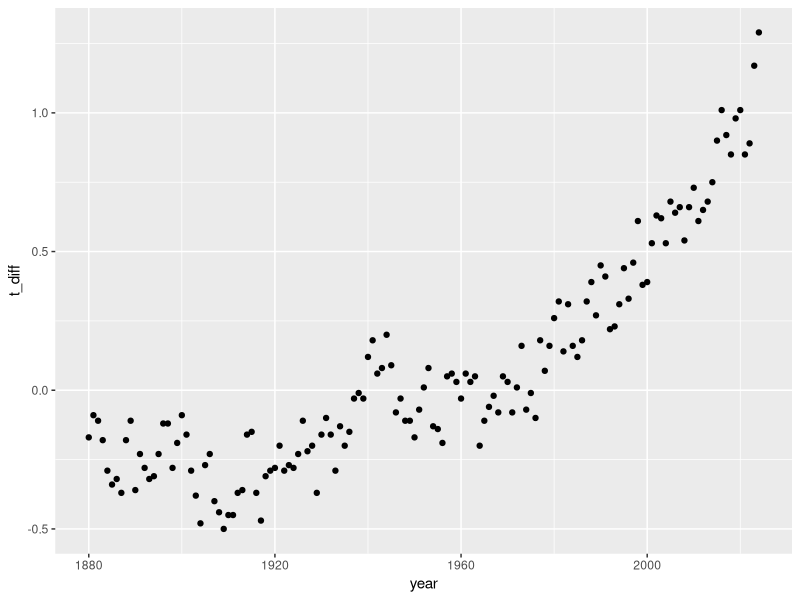
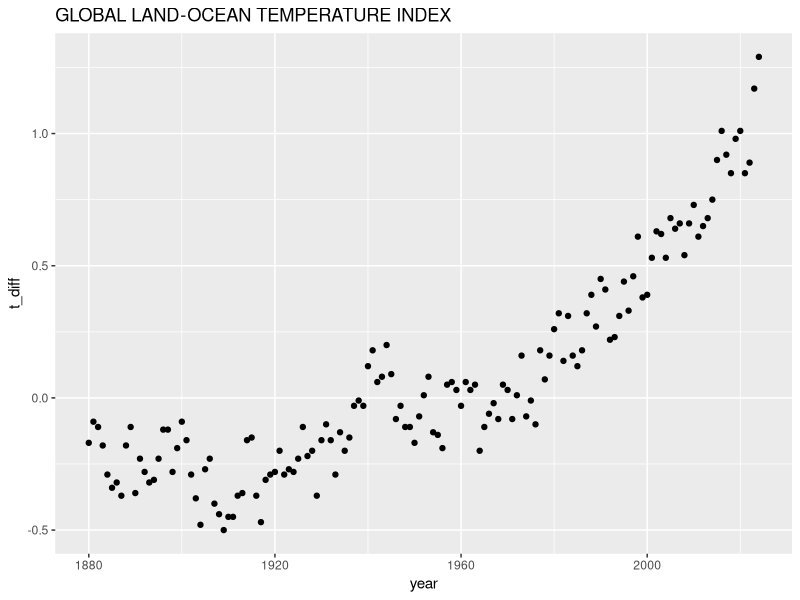
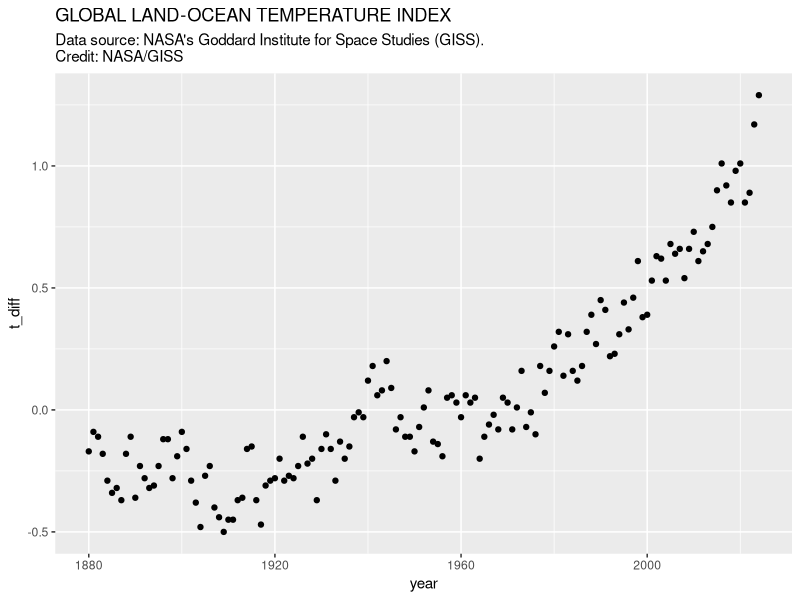
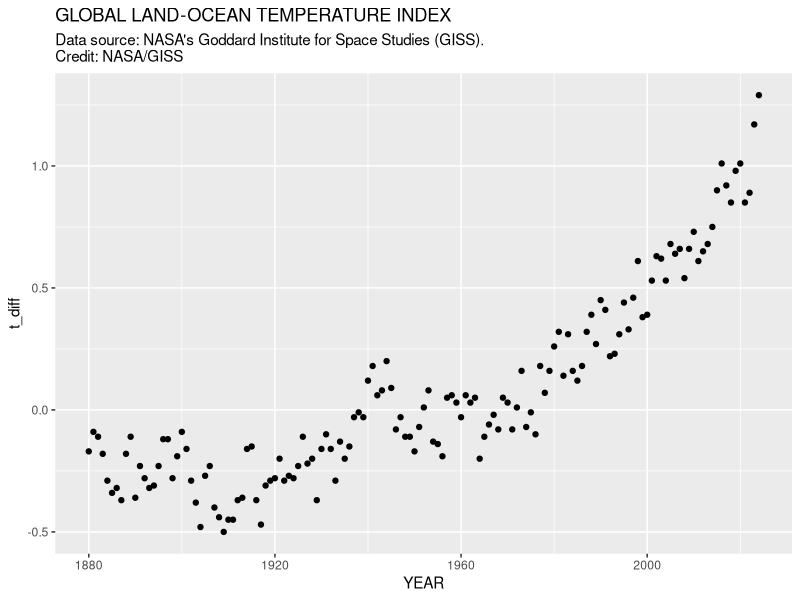
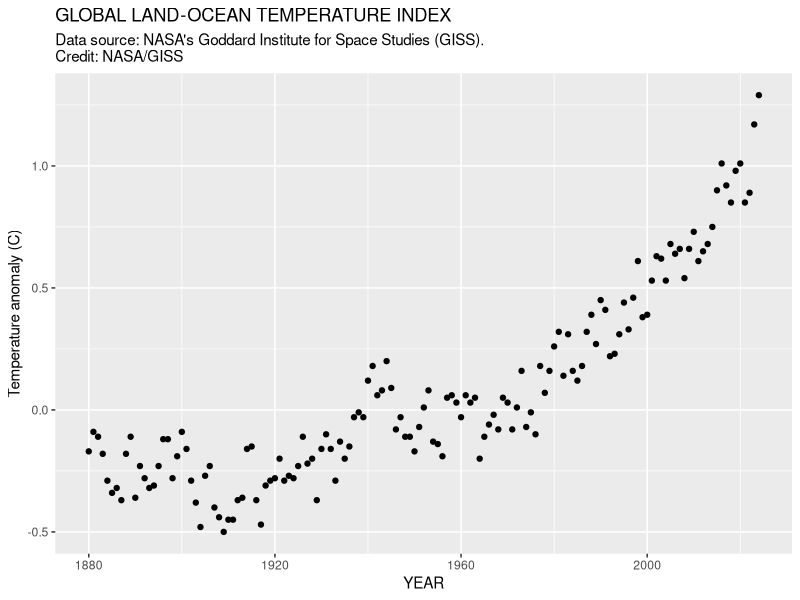
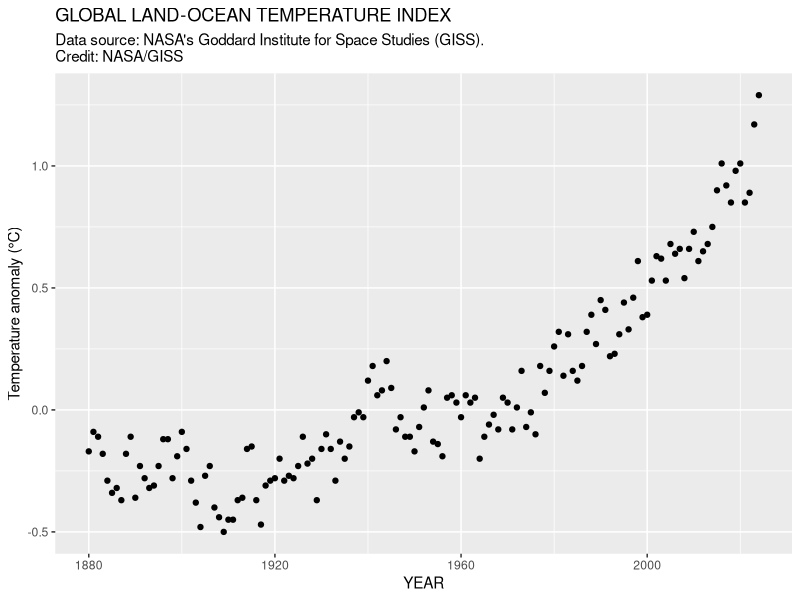
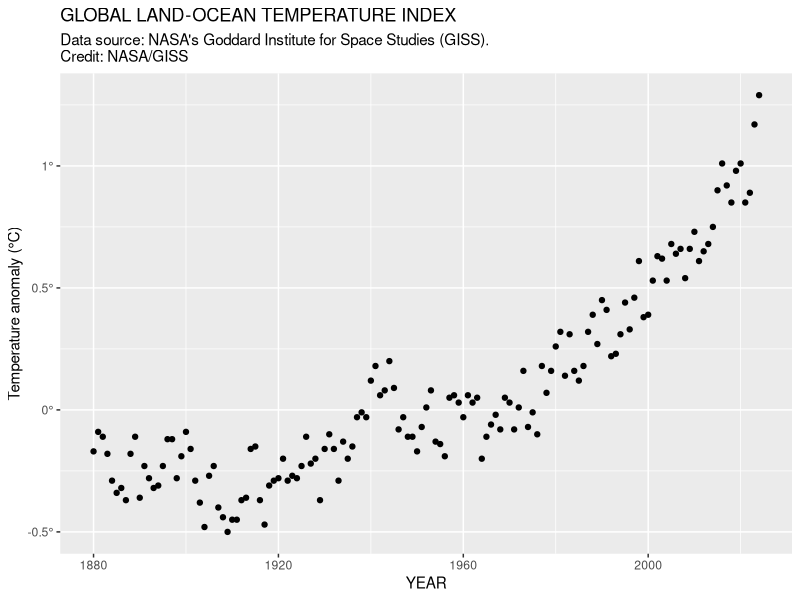
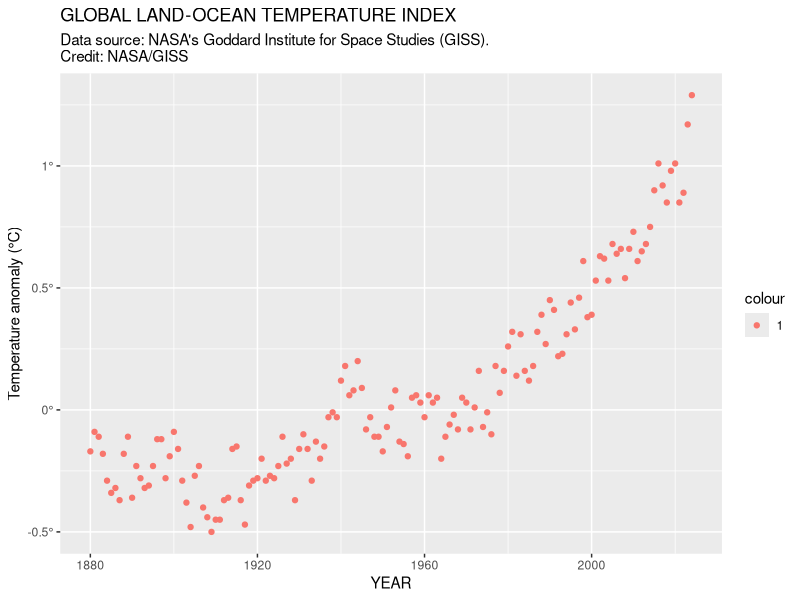

These charts were generated, in order, by the following R code:
## ---- chunk 1
library(tidyverse)
temperature_data <- read_csv("data/GLB.Ts+dSST.csv", skip=1, na = "***") %>%
  select(year = Year, t_diff = `J-D`) %>%
  drop_na()
## ---- chunk 2
ggplot(temperature_data, aes(x=year, y=t_diff)) +
    geom_point()
## ---- chunk 3
ggplot(temperature_data, aes(x=year, y=t_diff)) +
    geom_point() +
  labs(
    title = "GLOBAL LAND-OCEAN TEMPERATURE INDEX"
  )
## ---- chunk 4
ggplot(temperature_data, aes(x=year, y=t_diff)) +
    geom_point() +
  labs(
    title = "GLOBAL LAND-OCEAN TEMPERATURE INDEX",
    subtitle = "Data source: NASA's Goddard Institute for Space Studies (GISS).\nCredit: NASA/GISS"
  )
## ---- chunk 5
ggplot(temperature_data, aes(x=year, y=t_diff)) +
    geom_point() +
  labs(
    x = "YEAR",
    title = "GLOBAL LAND-OCEAN TEMPERATURE INDEX",
    subtitle = "Data source: NASA's Goddard Institute for Space Studies (GISS).\nCredit: NASA/GISS"
  )
## ---- chunk 6
ggplot(temperature_data, aes(x=year, y=t_diff)) +
    geom_point() +
  labs(
    x = "YEAR",
    y = "Temperature anomaly (C)",
    title = "GLOBAL LAND-OCEAN TEMPERATURE INDEX",
    subtitle = "Data source: NASA's Goddard Institute for Space Studies (GISS).\nCredit: NASA/GISS"
  )
## ---- chunk 7
ggplot(temperature_data, aes(x=year, y=t_diff)) +
    geom_point() +
  labs(
    x = "YEAR",
    y = "Temperature anomaly (\u00B0C)",
    title = "GLOBAL LAND-OCEAN TEMPERATURE INDEX",
    subtitle = "Data source: NASA's Goddard Institute for Space Studies (GISS).\nCredit: NASA/GISS"
  )
## ---- chunk 8
ggplot(temperature_data, aes(x=year, y=t_diff)) +
    geom_point() +
  labs(
    x = "YEAR",
    y = "Temperature anomaly (\u00B0C)",
    title = "GLOBAL LAND-OCEAN TEMPERATURE INDEX",
    subtitle = "Data source: NASA's Goddard Institute for Space Studies (GISS).\nCredit: NASA/GISS"
  ) +
    scale_y_continuous(labels = ~ paste0(.x, "°"))
## ---- chunk 9
ggplot(temperature_data, aes(x=year, y=t_diff)) +
    geom_point(fill="white", aes(color = "1")) +
  labs(
    x = "YEAR",
    y = "Temperature anomaly (\u00B0C)",
    title = "GLOBAL LAND-OCEAN TEMPERATURE INDEX",
    subtitle = "Data source: NASA's Goddard Institute for Space Studies (GISS).\nCredit: NASA/GISS"
  ) +
    scale_y_continuous(labels = ~ paste0(.x, "°"))
## ---- chunk 10
ggplot(temperature_data, aes(x=year, y=t_diff)) +
    geom_point(fill="white", aes(color = "1"), shape=21) +
  labs(
    x = "YEAR",
    y = "Temperature anomaly (\u00B0C)",
    title = "GLOBAL LAND-OCEAN TEMPERATURE INDEX",
    subtitle = "Data source: NASA's Goddard Institute for Space Studies (GISS).\nCredit: NASA/GISS"
  ) +
    scale_y_continuous(labels = ~ paste0(.x, "°"))
## ---- chunk 11
ggplot(temperature_data, aes(x=year, y=t_diff)) +
  geom_point(fill="white", aes(color = "1"), shape=21) +
  labs(
    x = "YEAR",
    y = "Temperature anomaly (\u00B0C)",
    title = "GLOBAL LAND-OCEAN TEMPERATURE INDEX",
    subtitle = "Data source: NASA's Goddard Institute for Space Studies (GISS).\nCredit: NASA/GISS"
  ) +
  geom_smooth() +
  scale_y_continuous(labels = ~ paste0(.x, "°"))
## ---- chunk 12
ggplot(temperature_data, aes(x=year, y=t_diff)) +
  geom_point(fill="white", aes(color = "1"), shape=21) +
  labs(
    x = "YEAR",
    y = "Temperature anomaly (\u00B0C)",
    title = "GLOBAL LAND-OCEAN TEMPERATURE INDEX",
    subtitle = "Data source: NASA's Goddard Institute for Space Studies (GISS).\nCredit: NASA/GISS"
  ) +
  geom_smooth(se=FALSE) +
  scale_y_continuous(labels = ~ paste0(.x, "°"))
## ---- chunk 13
ggplot(temperature_data, aes(x=year, y=t_diff)) +
  geom_point(fill="white", aes(color = "1"), shape=21, show.legend = FALSE) +
  labs(
    x = "YEAR",
    y = "Temperature anomaly (\u00B0C)",
    title = "GLOBAL LAND-OCEAN TEMPERATURE INDEX",
    subtitle = "Data source: NASA's Goddard Institute for Space Studies (GISS).\nCredit: NASA/GISS"
  ) +
  geom_smooth(se=FALSE) +
  scale_y_continuous(labels = ~ paste0(.x, "°"))
## ---- chunk 14
ggplot(temperature_data, aes(x=year, y=t_diff)) +
  geom_point(fill="white", aes(color = "1"), shape=21, show.legend = FALSE) +
  labs(
    x = "YEAR",
    y = "Temperature anomaly (\u00B0C)",
    title = "GLOBAL LAND-OCEAN TEMPERATURE INDEX",
    subtitle = "Data source: NASA's Goddard Institute for Space Studies (GISS).\nCredit: NASA/GISS"
  ) +
  geom_smooth(se=FALSE) +
  scale_x_continuous(breaks=seq(1880, 2025, 20), expand=c(0,0)) +
  scale_y_continuous(labels = ~ paste0(.x, "°"))
## ---- chunk 15
ggplot(temperature_data, aes(x=year, y=t_diff)) +
  geom_point(fill="white", aes(color = "1"), shape=21, show.legend = FALSE) +
  labs(
    x = "YEAR",
    y = "Temperature anomaly (\u00B0C)",
    title = "GLOBAL LAND-OCEAN TEMPERATURE INDEX",
    subtitle = "Data source: NASA's Goddard Institute for Space Studies (GISS).\nCredit: NASA/GISS"
  ) +
  geom_smooth(se=FALSE) +
  scale_x_continuous(breaks=seq(1880, 2025, 20), expand=c(0,0)) +
  scale_y_continuous(labels = ~ paste0(.x, "°"), limits=c(-0.5, 1.5), expand=c(0,0))
## ---- chunk 16
ggplot(temperature_data, aes(x=year, y=t_diff)) +
  geom_point(fill="white", aes(color = "1"), shape=21, show.legend = FALSE) +
  geom_smooth(se=FALSE) +
  scale_x_continuous(breaks=seq(1880, 2025, 20), expand=c(0,0)) +
  scale_y_continuous(labels = ~ paste0(.x, "°"), limits=c(-0.5, 1.5), expand=c(0,0)) +
  labs(
    x = "YEAR",
    y = "Temperature anomaly (\u00B0C)",
    title = "GLOBAL LAND-OCEAN TEMPERATURE INDEX",
    subtitle = "Data source: NASA's Goddard Institute for Space Studies (GISS).\nCredit: NASA/GISS"
  ) +
  theme_light() +
  theme(
    axis.ticks = element_blank()
  )
## ---- chunk 17
ggplot(temperature_data, aes(x=year, y=t_diff)) +
  geom_line(aes(color = "1"), size=0.5, show.legend = FALSE) + 
  geom_point(fill="white", aes(color = "1"), shape=21, show.legend = FALSE) +
  geom_smooth(se=FALSE) +
  scale_x_continuous(breaks=seq(1880, 2025, 20), expand=c(0,0)) +
  scale_y_continuous(labels = ~ paste0(.x, "°"), limits=c(-0.5, 1.5), expand=c(0,0)) +
  labs(
    x = "YEAR",
    y = "Temperature anomaly (\u00B0C)",
    title = "GLOBAL LAND-OCEAN TEMPERATURE INDEX",
    subtitle = "Data source: NASA's Goddard Institute for Space Studies (GISS).\nCredit: NASA/GISS"
  ) +
  theme_light() +
  theme(
    axis.ticks = element_blank()
  )
## ---- chunk 18
ggplot(temperature_data, aes(x=year, y=t_diff)) +
  geom_line(aes(color = "1"), size=0.5, show.legend = FALSE) + 
  geom_point(fill="white", aes(color = "1"), shape=21, show.legend = FALSE) +
  geom_smooth(se=FALSE) +
  scale_x_continuous(breaks=seq(1880, 2025, 20), expand=c(0,0)) +
  scale_y_continuous(labels = ~ paste0(.x, "°"), limits=c(-0.5, 1.5), expand=c(0,0)) +
  labs(
    x = "YEAR",
    y = "Temperature anomaly (\u00B0C)",
    title = "GLOBAL LAND-OCEAN TEMPERATURE INDEX",
    subtitle = "Data source: NASA's Goddard Institute for Space Studies (GISS).\nCredit: NASA/GISS"
  ) +
  theme_light() +
  theme(
    axis.ticks = element_blank(),
    plot.title = element_text(color="red")
  )
## ---- chunk 19
ggplot(temperature_data, aes(x=year, y=t_diff)) +
  geom_line(aes(color = "1"), size=0.5, show.legend = FALSE) + 
  geom_point(fill="white", aes(color = "1"), shape=21, show.legend = FALSE) +
  geom_smooth(se=FALSE) +
  scale_x_continuous(breaks=seq(1880, 2025, 20), expand=c(0,0)) +
  scale_y_continuous(labels = ~ paste0(.x, "°"), limits=c(-0.5, 1.5), expand=c(0,0)) +
  labs(
    x = "YEAR",
    y = "Temperature anomaly (\u00B0C)",
    title = "GLOBAL LAND-OCEAN TEMPERATURE INDEX",
    subtitle = "Data source: NASA's Goddard Institute for Space Studies (GISS).\nCredit: NASA/GISS"
  ) +
  theme_light() +
  theme(
    axis.ticks = element_blank(),
    plot.title = element_text(margin = margin(b=10), color="red", face="bold")
  )
## ---- chunk 20
ggplot(temperature_data, aes(x=year, y=t_diff)) +
  geom_line(aes(color = "1"), size=0.5, show.legend = FALSE) + 
  geom_point(fill="white", aes(color = "1"), shape=21, show.legend = FALSE) +
  geom_smooth(se=FALSE) +
  scale_x_continuous(breaks=seq(1880, 2025, 20), expand=c(0,0)) +
  scale_y_continuous(labels = ~ paste0(.x, "°"), limits=c(-0.5, 1.5), expand=c(0,0)) +
  labs(
    x = "YEAR",
    y = "Temperature anomaly (\u00B0C)",
    title = "GLOBAL LAND-OCEAN TEMPERATURE INDEX",
    subtitle = "Data source: NASA's Goddard Institute for Space Studies (GISS).\nCredit: NASA/GISS"
  ) +
  theme_light() +
  theme(
    axis.ticks = element_blank(),
    plot.title = element_text(margin = margin(b=10), color="red", face="bold"),
    plot.subtitle = element_text(size=8, margin = margin(b=10)),
  )
## ---- chunk 21
ggplot(temperature_data, aes(x=year, y=t_diff)) +
  geom_line(aes(color = "1"), size=0.5, show.legend = FALSE) + 
  geom_point(fill="white", aes(color = "1"), shape=21, show.legend = TRUE) +
  geom_smooth(se=FALSE, aes(color = "2"), size=0.5, span=0.15, show.legend = FALSE) +
  scale_x_continuous(breaks=seq(1880, 2025, 20), expand=c(0,0)) +
  scale_y_continuous(labels = ~ paste0(.x, "°"), limits=c(-0.5, 1.5), expand=c(0,0)) +
  scale_color_manual(name=NULL,
                     breaks=c(1, 2),
                     values=c("gray", "black"),
                     labels=c("Annual mean", "Lowess smoothing"), 
                     guide = guide_legend(override.aes = list(shape=15, size=5))) +
  labs(
    x = "YEAR",
    y = "Temperature anomaly (\u00B0C)",
    title = "GLOBAL LAND-OCEAN TEMPERATURE INDEX",
    subtitle = "Data source: NASA's Goddard Institute for Space Studies (GISS).\nCredit: NASA/GISS"
  ) +
  theme_light() +
  theme(
    axis.ticks = element_blank(),
    plot.title = element_text(margin = margin(b=10), color="red", face="bold"),
    plot.subtitle = element_text(size=8, margin = margin(b=10)),
  )
## ---- chunk 22
ggplot(temperature_data, aes(x=year, y=t_diff)) +
  geom_line(aes(color = "1"), size=0.5, show.legend = FALSE) + 
  geom_point(fill="white", aes(color = "1"), shape=21, show.legend = TRUE) +
  geom_smooth(se=FALSE, aes(color = "2"), size=0.5, span=0.15, show.legend = FALSE) +
  scale_x_continuous(breaks=seq(1880, 2025, 20), expand=c(0,0)) +
  scale_y_continuous(labels = ~ paste0(.x, "°"), limits=c(-0.5, 1.5), expand=c(0,0)) +
  scale_color_manual(name=NULL,
                     breaks=c(1, 2),
                     values=c("gray", "black"),
                     labels=c("Annual mean", "Lowess smoothing"), 
                     guide = guide_legend(override.aes = list(shape=15, size=5))) +
  labs(
    x = "YEAR",
    y = "Temperature anomaly (\u00B0C)",
    title = "GLOBAL LAND-OCEAN TEMPERATURE INDEX",
    subtitle = "Data source: NASA's Goddard Institute for Space Studies (GISS).\nCredit: NASA/GISS"
  ) +
  theme_light() +
  theme(
    axis.ticks = element_blank(),
    plot.title = element_text(margin = margin(b=10), color="red", face="bold"),
    plot.subtitle = element_text(size=8, margin = margin(b=10)),
    legend.position = c(0.15, 0.9),
    legend.title = element_text(size=0),
    legend.key.height = unit(10, "pt"),
    legend.margin = margin(0,0,0,0)
  )
